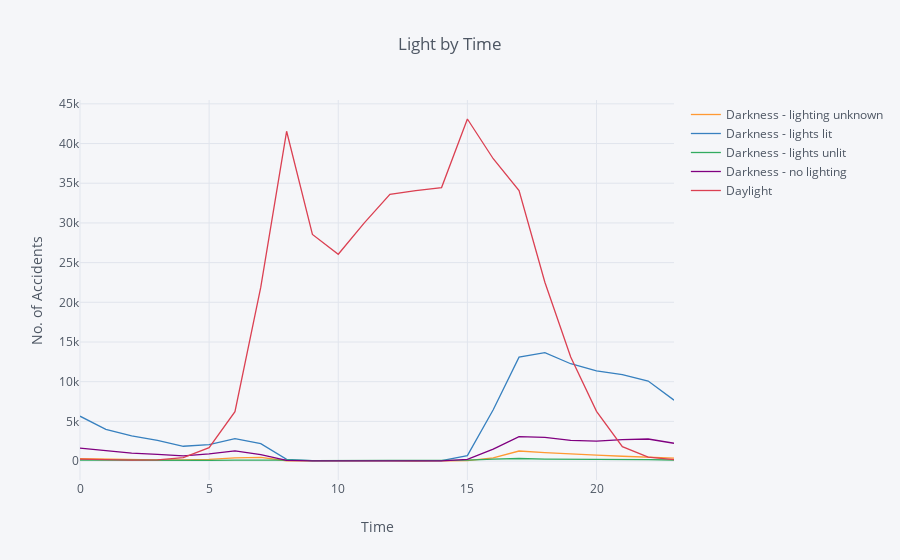

Notebook source saved alongside this figure:
### Code cell
season.Hour.groupby([ext_fac_fin.Light]).value_counts().unstack('Light').iplot(kind='line',title='Light by Time'
                                                                               , yTitle='No. of Accidents', xTitle='Time')

### Figure 1 — Plotly figure (JSON) as saved in the notebook; plotly's stock layout.template omitted (floating-point values rounded to 4 significant figures)
{"data": [{"line": {"color": "rgba(255, 153, 51, 1.0)", "dash": "solid", "shape": "linear", "width": 1.3}, "mode": "lines", "name": "Darkness - lighting unknown", "text": "", "type": "scatter", "uid": "6512a0c6-884e-11e9-87fa-f45c8991f033", "visible": true, "x": [0, 1, 2, 3, 4, 5, 6, 7, 8, 9, 10, 11, 12, 13, 14, 15, 16, 17, 18, 19, 20, 21, 22, 23], "y": [298, 236, 174, 153, 155, 225, 406, 478, 40, 11, 10, 16, 18, 11, 11, 60, 416, 1268, 1066, 951, 760, 610, 505, 382]}, {"line": {"color": "rgba(55, 128, 191, 1.0)", "dash": "solid", "shape": "linear", "width": 1.3}, "mode": "lines", "name": "Darkness - lights lit", "text": "", "type": "scatter", "uid": "6512a262-884e-11e9-96c3-f45c8991f033", "visible": true, "x": [0, 1, 2, 3, 4, 5, 6, 7, 8, 9, 10, 11, 12, 13, 14, 15, 16, 17, 18, 19, 20, 21, 22, 23], "y": [5653, 3992, 3168, 2599, 1865, 2084, 2818, 2197, 221, 53, 45, 54, 57, 32, 56, 684, 6468, 13094, 13664, 12262, 11358, 10895, 10076, 7678]}, {"line": {"color": "rgba(50, 171, 96, 1.0)", "dash": "solid", "shape": "linear", "width": 1.3}, "mode": "lines", "name": "Darkness - lights unlit", "text": "", "type": "scatter", "uid": "6512a314-884e-11e9-806d-f45c8991f033", "visible": true, "x": [0, 1, 2, 3, 4, 5, 6, 7, 8, 9, 10, 11, 12, 13, 14, 15, 16, 17, 18, 19, 20, 21, 22, 23], "y": [138, 112, 100, 80, 63, 84, 122, 147, 108, 48, 45, 48, 36, 60, 60, 108, 242, 327, 255, 250, 221, 171, 171, 136]}, {"line": {"color": "rgba(128, 0, 128, 1.0)", "dash": "solid", "shape": "linear", "width": 1.3}, "mode": "lines", "name": "Darkness - no lighting", "text": "", "type": "scatter", "uid": "6512a3a8-884e-11e9-8edf-f45c8991f033", "visible": true, "x": [0, 1, 2, 3, 4, 5, 6, 7, 8, 9, 10, 11, 12, 13, 14, 15, 16, 17, 18, 19, 20, 21, 22, 23], "y": [1633, 1274, 997, 841, 661, 906, 1291, 824, 100, 19, 28, 22, 21, 22, 21, 210, 1510, 3088, 2998, 2613, 2505, 2709, 2780, 2247]}, {"line": {"color": "rgba(219, 64, 82, 1.0)", "dash": "solid", "shape": "linear", "width": 1.3}, "mode": "lines", "name": "Daylight", "text": "", "type": "scatter", "uid": "6512a436-884e-11e9-9c19-f45c8991f033", "visible": true, "x": [0, 1, 2, 3, 4, 5, 6, 7, 8, 9, 10, 11, 12, 13, 14, 15, 16, 17, 18, 19, 20, 21, 22, 23], "y": [258, 156, 117, 163, 429, 1683, 6219, 21904, 41546, 28552, 26052, 29984, 33591, 34058, 34457, 43092, 38086, 34068, 22524, 13107, 6271, 1809, 506, 192]}], "layout": {"autosize": true, "legend": {"bgcolor": "#F5F6F9", "font": {"color": "#4D5663"}}, "paper_bgcolor": "#F5F6F9", "plot_bgcolor": "#F5F6F9", "title": "Light by Time", "titlefont": {"color": "#4D5663"}, "xaxis": {"autorange": true, "gridcolor": "#E1E5ED", "range": [0, 23], "showgrid": true, "tickfont": {"color": "#4D5663"}, "title": "Time", "titlefont": {"color": "#4D5663"}, "type": "linear", "zerolinecolor": "#E1E5ED"}, "yaxis": {"autorange": true, "gridcolor": "#E1E5ED", "range": [-2383.0, 45490.0], "showgrid": true, "tickfont": {"color": "#4D5663"}, "title": "No. of Accidents", "titlefont": {"color": "#4D5663"}, "type": "linear", "zerolinecolor": "#E1E5ED"}}}
